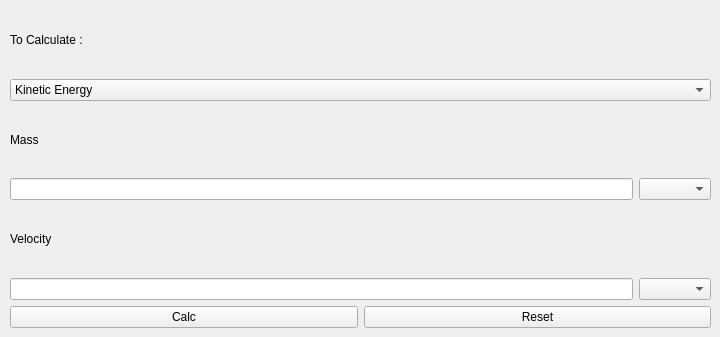
      <widget class="QWidget" name="tab_8">
       <attribute name="title">
        <string>Linerar</string>
       </attribute>
       <widget class="QWidget" name="layoutWidget">
        <property name="geometry">
         <rect>
          <x>10</x>
          <y>7</y>
          <width>701</width>
          <height>321</height>
         </rect>
        </property>
        <layout class="QGridLayout" name="gridLayout_15">
         <item row="3" column="0">
          <widget class="QPushButton" name="kineticEnergy_calcLinear">
           <property name="text">
            <string>Calc</string>
           </property>
          </widget>
         </item>
         <item row="3" column="1">
          <widget class="QPushButton" name="kineticEnergy_resetLinear">
           <property name="text">
            <string>Reset</string>
           </property>
          </widget>
         </item>
         <item row="2" column="0" colspan="2">
          <layout class="QGridLayout" name="gridLayout_14">
           <item row="0" column="0">
            <widget class="QLabel" name="kineticEnergy_label1_2">
             <property name="text">
              <string>Velocity</string>
             </property>
            </widget>
           </item>
           <item row="1" column="0">
            <widget class="QLineEdit" name="kineticEnergy_input1_2"/>
           </item>
           <item row="1" column="1">
            <widget class="QComboBox" name="kineticEnergy_unit1_2"/>
           </item>
          </layout>
         </item>
         <item row="0" column="0" colspan="2">
          <layout class="QVBoxLayout" name="verticalLayout_4">
           <item>
            <widget class="QLabel" name="label_9">
             <property name="text">
              <string>To Calculate :</string>
             </property>
            </widget>
           </item>
           <item>
            <widget class="QComboBox" name="kineticEnergy_choiceLinear">
             <item>
              <property name="text">
               <string>Kinetic Energy</string>
              </property>
             </item>
             <item>
              <property name="text">
               <string>Mass</string>
              </property>
             </item>
             <item>
              <property name="text">
               <string>Velocity</string>
              </property>
             </item>
            </widget>
           </item>
          </layout>
         </item>
         <item row="1" column="0" colspan="2">
          <layout class="QGridLayout" name="gridLayout_13">
           <item row="0" column="0">
            <widget class="QLabel" name="kineticEnergy_label1_1">
             <property name="text">
              <string>Mass</string>
             </property>
            </widget>
           </item>
           <item row="1" column="0">
            <widget class="QLineEdit" name="kineticEnergy_input1_1"/>
           </item>
           <item row="1" column="1">
            <widget class="QComboBox" name="kineticEnergy_unit1_1"/>
           </item>
          </layout>
         </item>
        </layout>
       </widget>
      </widget>
